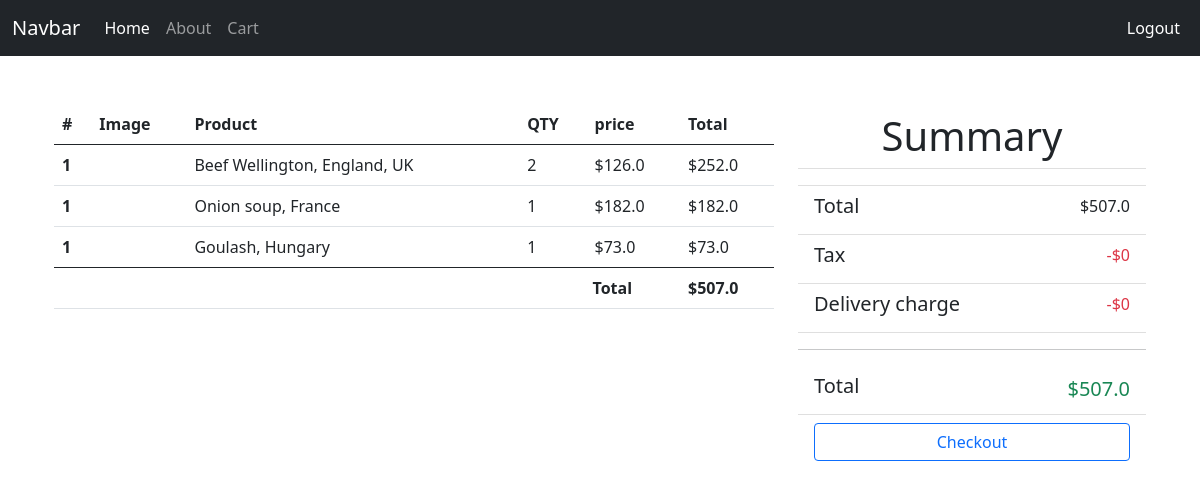
The app's page /cart/ (signed in) with its own data.
### cart/models.py (models this page shows, shortened)
class ProductInCart(models.Model):
    user = models.ForeignKey(User, on_delete=models.SET_NULL, null=True, blank=True)
    product = models.ForeignKey(Product, on_delete=models.CASCADE)
    qty = models.IntegerField(default=0)
    ordered = models.BooleanField(default=False)
    @property
    def product_wise_total(self):
        return self.product.price * self.qty

### product/models.py (models this page shows, shortened)
class Product(models.Model):
    title = models.CharField(max_length=255)
    slug = models.SlugField(unique=True)
    image = models.URLField()
    description = models.TextField()
    price = models.FloatField()
    created_at = models.DateTimeField(auto_now_add=True)

### cart/views.py (the view)
# urls.py: path('', views.AddCartView.as_view(), name='cart'),
class AddCartView(LoginRequiredMixin, ListView):
    template_name = 'cart/cart_list.html'
    context_object_name = 'carts'
    def get_queryset(self):
        try:
            self.cart = Cart.objects.get(user=self.request.user, ordered=False)
        except:
            self.cart = None
        queryset = self.cart.product.all()
        return queryset
    def get_context_data(self, *args, **kwargs):
        context =  super().get_context_data(*args, **kwargs)
        context['gross_total'] = self.cart.gross_total
        return context

### cart/models.py (called while the page is built)
    @property
    def gross_total(self):
        return sum([product.product_wise_total for product in self.product.all()])

### cart/templates/cart/cart_list.html
{% extends 'base.html' %}
{% block content %}
<div class="container my-5">
    <div class="row">
        <div class="col-8">
            <table class="table">
                <thead>
                  <tr>
                    <th scope="col">#</th>
                    <th scope="col">Image</th>
                    <th scope="col">Product</th>
                    <th scope="col">QTY</th>
                    <th scope="col">price</th>
                    <th scope="col">Total</th>
                  </tr>
                </thead>
                <tbody>
                {% for cart in carts %}
                    <tr>
                        <th scope="row">1</th>
                        <td><img src="{{ cart.product.image }}" class="rounded img-fluid" width="120px" alt=""></td>
                        <td>{{ cart.product.title }}</td>
                        <td>{{ cart.qty }}</td>
                        <td>${{ cart.product.price }}</td>
                        <td>${{ cart.product_wise_total }}</td>
                    </tr>
                {% endfor %}
                </tbody>
                <tfoot>
                    <tr>
                        <th colspan="5" class='text-end fs-6 px-5'>Total</th>
                        <th class="fs-6">${{ gross_total }}</th>
                    </tr>
                </tfoot>
              </table>
        </div>
        <div class="col-4">
            <ul class="list-group list-group-flush">
                <li class="list-group-item display-6 text-center">Summary</li>
                <li class="list-group-item"></li>
                <li class="list-group-item d-flex justify-content-between">
                    <h5>Total</h5>
                    <span>${{ gross_total }}</span>
                </li>
                <li class="list-group-item d-flex justify-content-between">
                    <h5>Tax</h5>
                    <span class="text-danger">-$0</span>
                </li>
                <li class="list-group-item d-flex justify-content-between">
                    <h5>Delivery charge</h5>
                    <span class="text-danger">-$0</span>
                </li>
                <hr>
                <li class="list-group-item d-flex justify-content-between">
                    <h5>Total</h5>
                    <span class="text-success fs-5">${{ gross_total }}</span>
                </li>
                <li class="list-group-item text-center d-grid">
                    <a class="btn btn-outline-primary" href="{% url 'order:checkout' %}">Checkout</a>
                </li>
              </ul>
        </div>
    </div>
</div>
{% endblock content %}

### templates/base.html (shortened to what this page needs)
<!doctype html>
<html lang="en">
  <head>
    <link href="https://cdn.jsdelivr.net/npm/bootstrap@5.0.2/dist/css/bootstrap.min.css" rel="stylesheet">
  </head>
  <body>
    <nav class="navbar navbar-expand-lg navbar-dark bg-dark">
        <div class="container-fluid">
          <a class="navbar-brand" href="{% url 'product:home' %}">Navbar</a>
          <div class="collapse navbar-collapse" id="navbarSupportedContent">
            <ul class="navbar-nav me-auto mb-2 mb-lg-0">
              <li class="nav-item">
                <a class="nav-link active" aria-current="page" href="{% url 'product:home' %}">Home</a>
              </li>
              <li class="nav-item">
                <a class="nav-link" href="{% url 'product:about' %}">About</a>
              </li>
              <li class="nav-item">
                <a class="nav-link" href="{% url 'cart:cart' %}">Cart</a>
              </li>
            </ul>
            <div class="d-flex">
                <ul class="navbar-nav me-auto mb-2 mb-lg-0">
                  {% if not request.user.is_authenticated %}
                    <li class="nav-item">
                      <a href="{% url 'users:login' %}" class="nav-link active" aria-current="page">Login</a>
                    </li>
                    <li class="nav-item">
                      <a href="{% url 'users:register' %}" class="nav-link active" aria-current="page">Register</a>
                    </li>
                  {% else %}
                    <li class="nav-item">
                      <a href="{% url 'users:logout' %}" class="nav-link active" aria-current="page">Logout</a>
                    </li>
                  {% endif %}
                </ul>
              </div>
          </div>
        </div>
      </nav>
    <div class="container">
        {% block content %}
        {% endblock content %}
    </div>
  </body>
</html>

### records on screen
ProductInCart: product "Beef Wellington, England, UK", qty "2", product.price "126.0", product_wise_total "252.0"
ProductInCart: product "Onion soup, France", qty "1", product.price "182.0", product_wise_total "182.0"
ProductInCart: product "Goulash, Hungary", qty "1", product.price "73.0", product_wise_total "73.0"

### other values on screen
{{ gross_total }} "507.0"
